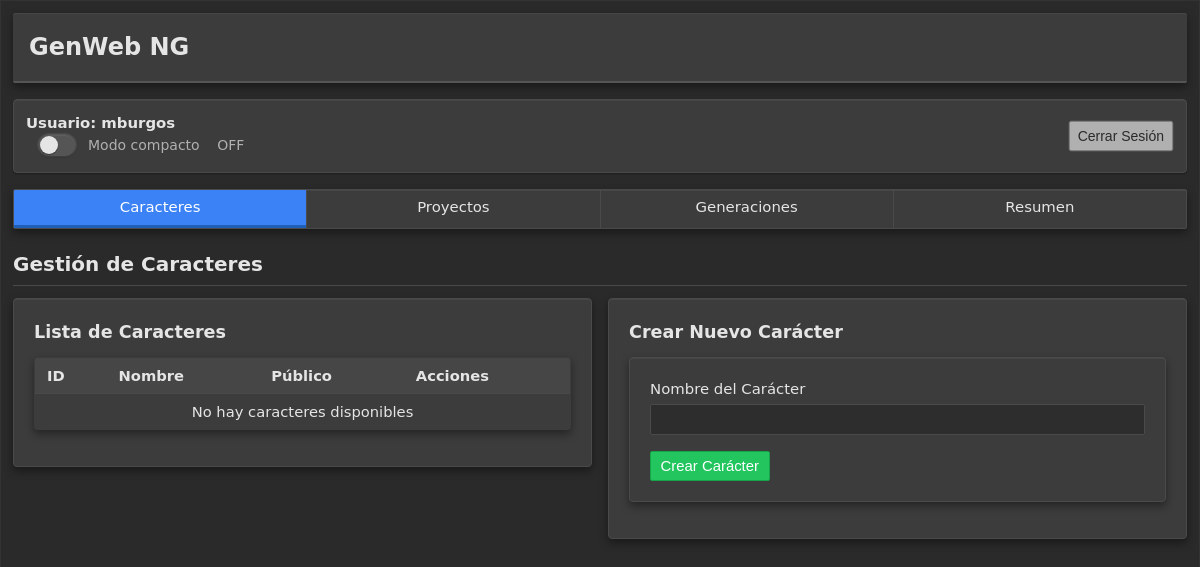
Page /index.php?option=1 (signed in) on the earlier database version.
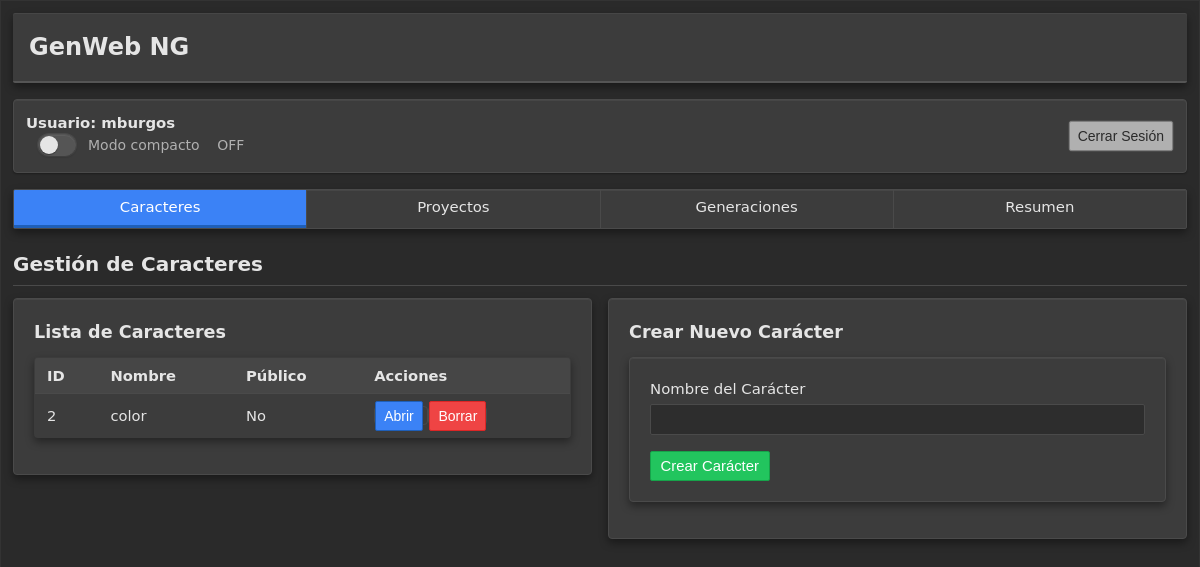
Same page on the later database version.
### tables this page shows
CREATE TABLE characters (
    id INTEGER PRIMARY KEY AUTOINCREMENT,
    name TEXT NOT NULL,
    creator_id INTEGER NOT NULL,
    is_public INTEGER DEFAULT 0,
    is_visible INTEGER DEFAULT 0,
    sex INTEGER DEFAULT 0,
    substrates INTEGER DEFAULT 0,
    created_at DATETIME DEFAULT CURRENT_TIMESTAMP,
    updated_at DATETIME DEFAULT CURRENT_TIMESTAMP,
    FOREIGN KEY (creator_id) REFERENCES users(id) ON DELETE CASCADE
);

### src/bootstrap.php (called while the page is built, shortened)
<?php
$configFile = __DIR__ . '/../config/config.ini';
if (!file_exists($configFile)) {
    $configFile = __DIR__ . '/../config/config.ini.example';
}
$config = parse_ini_file($configFile, true);
$dbConfig = $config['database'] ?? [];
$driver = $dbConfig['DB_DRIVER'] ?? 'sqlite';
if ($driver === 'sqlite') {
    $db = new \Ngw\Database\Database([
        'driver' => 'sqlite',
        'path' => $dbConfig['DB_PATH'] ?? __DIR__ . '/../data/ngw.db',
    ]);
}
$session = new \Ngw\Auth\SessionManager();
$session->start();
$auth = new \Ngw\Auth\Auth($db);
function e(?string $string): string
{
    return $string !== null ? htmlspecialchars($string, ENT_QUOTES, 'UTF-8') : '';
}
return [
    'db' => $db,
    'session' => $session,
    'auth' => $auth,
    'config' => $config,
];

### src/Auth/SessionManager.php (called while the page is built, shortened)
<?php
class SessionManager
{
    private bool $started = false;
    public function start(): void
    {
        if ($this->started || session_status() === PHP_SESSION_ACTIVE) {
            return;
        }
        $this->started = true;
    }
    public function get(string $key, $default = null)
    {
        return $_SESSION[$key] ?? $default;
    }
    public function has(string $key): bool
    {
        return isset($_SESSION[$key]);
    }
    public function isAuthenticated(): bool
    {
        return $this->has('user_id') && $this->get('authenticated') === true;
    }
    public function getUserId(): ?int
    {
        return $this->isAuthenticated() ? $this->get('user_id') : null;
    }
    public function getUsername(): ?string
    {
        return $this->isAuthenticated() ? $this->get('username') : null;
    }
}

### src/Models/Character.php (called while the page is built, shortened)
<?php
class Character
{
    private Database $db;
    public function __construct(Database $db)
    {
        $this->db = $db;
    }
    public function getAvailableCharacters(int $userId): array
    {
        $sql = "SELECT id, name, creator_id, is_public, is_visible, sex, substrates
                FROM characters
                WHERE creator_id = :user_id OR is_public = 1
                ORDER BY id";
        return $this->db->fetchAll($sql, ['user_id' => $userId]);
    }
}

### src/Database/Database.php (called while the page is built, shortened)
<?php
class Database
{
    private static ?PDO $connection = null;
    private array $config;
    public function __construct(array $config)
    {
        $this->config = $config;
    }
    public function getConnection(): PDO
    {
        return self::$connection;
    }
    private function connect(): void
    {
        try {
            $driver = $this->config['driver'] ?? 'sqlite';
            if ($driver === 'sqlite') {
                $dbPath = $this->config['path'] ?? __DIR__ . '/../../data/ngw.db';
                $dsn = "sqlite:" . $dbPath;
                self::$connection = new PDO($dsn, null, null, [
                    PDO::ATTR_ERRMODE => PDO::ERRMODE_EXCEPTION,
                    PDO::ATTR_DEFAULT_FETCH_MODE => PDO::FETCH_ASSOC,
                ]);
                self::$connection->exec('PRAGMA foreign_keys = ON');
            }
        } catch (PDOException $e) {
            error_log("Database connection error: " . $e->getMessage());
            throw new \RuntimeException("Could not connect to database");
        }
    }
    public function query(string $sql, array $params = []): \PDOStatement
    {
        $conn = $this->getConnection();
        $stmt = $conn->prepare($sql);
        $stmt->execute($params);
        return $stmt;
    }
    public function fetchAll(string $sql, array $params = []): array
    {
        $stmt = $this->query($sql, $params);
        return $stmt->fetchAll();
    }
}

### templates/pages/characters.php (the view, shortened to what this page needs)
<?php
$userId = $session->getUserId();
$characters = $characterModel->getAvailableCharacters($userId);
$activeCharacterId = $session->get('active_character_id');
$activeCharacter = null;
?>
<h2>Gestión de Caracteres</h2>
<div class="two-column-layout">
    <div class="column-left">
        <div class="card">
            <h3>Lista de Caracteres</h3>
            <table>
                <thead>
                    <tr>
                        <th>ID</th>
                        <th>Nombre</th>
                        <th>Público</th>
                        <th>Acciones</th>
                    </tr>
                </thead>
                <tbody>
                    <?php if (empty($characters)): ?>
                        <tr>
                            <td colspan="4" class="text-center">No hay caracteres disponibles</td>
                        </tr>
                    <?php else: ?>
                        <?php foreach ($characters as $char): ?>
                            <tr <?= $activeCharacterId === (int)$char['id'] ? 'style="background-color: var(--color-surface-light);"' : '' ?>>
                                <td><?= e($char['id']) ?></td>
                                <td><?= e($char['name']) ?></td>
                                <td><?= $char['is_public'] == 1 ? 'Sí' : 'No' ?></td>
                                <td>
                                    <form method="post" style="display: inline; background: none; padding: 0; margin: 0; box-shadow: none;">
                                        <button type="submit" class="btn-primary btn-small">Abrir</button>
                                    </form>
                                    <?php if ((int)$char['creator_id'] === $userId): ?>
                                        <form method="post" style="display: inline; background: none; padding: 0; margin: 0; box-shadow: none;"
                                              class="delete-character-form" data-charname="<?= e($char['name']) ?>">
                                            <button type="submit" class="btn-danger btn-small">Borrar</button>
                                        </form>
                                    <?php endif; ?>
                                </td>
                            </tr>
                        <?php endforeach; ?>
                    <?php endif; ?>
                </tbody>
            </table>
        </div>
    </div>
    <div class="column-right">
        <?php if (!$activeCharacter): ?>
        <div class="card">
            <h3>Crear Nuevo Carácter</h3>
            <form method="post">
                <div class="form-group">
                    <label for="char_name">Nombre del Carácter</label>
                    <input type="text" id="char_name" name="char_name" required>
                </div>
                <button type="submit" class="btn-success">Crear Carácter</button>
            </form>
        </div>
        <?php endif; ?>
    </div>
</div>

### public/index.php (shortened to what this page needs)
<?php
$app = require_once __DIR__ . '/../src/bootstrap.php';
$db = $app['db'];
$session = $app['session'];
$option = (int) ($_GET['option'] ?? 0);
$characterModel = null;
if ($session->isAuthenticated()) {
    $characterModel = new \Ngw\Models\Character($db);
}
?>
<!DOCTYPE html>
<html lang="es">
<head>
    <link rel="stylesheet" href="css/style.css">
</head>
<body>
    <div class="container">
        <h1>GenWeb NG</h1>
        <?php if ($session->isAuthenticated()): ?>
            <div class="user-info">
                <div>
                    <strong>Usuario: <?= e($session->getUsername()) ?></strong>
                    <label for="compactToggle" class="switch flex items-center gap-1" style="margin-left: 0.75rem;">
                        <input type="checkbox" id="compactToggle" aria-label="Modo compacto">
                        <span>Modo compacto</span>
                        <span id="compactStatus" class="switch-status off">OFF</span>
                    </label>
                </div>
                <form method="post" style="margin: 0; padding: 0; background: none; box-shadow: none;">
                    <button type="submit" class="btn-secondary btn-small">Cerrar Sesión</button>
                </form>
            </div>
            <nav class="nav">
                <ul class="nav-list">
                    <li class="nav-item">
                        <a href="index.php?option=1" class="nav-link <?= $option === 1 ? 'active' : '' ?>">
                            Caracteres
                        </a>
                    </li>
                    <li class="nav-item">
                        <a href="index.php?option=2" class="nav-link <?= $option === 2 ? 'active' : '' ?>">
                            Proyectos
                        </a>
                    </li>
                    <li class="nav-item">
                        <a href="index.php?option=3" class="nav-link <?= $option === 3 ? 'active' : '' ?>">
                            Generaciones
                        </a>
                    </li>
                    <li class="nav-item">
                        <a href="index.php?option=0" class="nav-link <?= $option === 0 ? 'active' : '' ?>">
                            Resumen
                        </a>
                    </li>
                </ul>
            </nav>
            <div class="content">
                <?php
                switch ($option) {
                    case 1:
                        include __DIR__ . '/../templates/pages/characters.php';
                        break;
                        ?>
                        <?php
                }
                ?>
            </div>
        <?php endif; ?>
    </div>
</body>
</html>

Differences in the rows shown:
added characters: id "2", name "color", is_public "No"
Other differences:
text no longer shown: "No hay caracteres disponibles"
